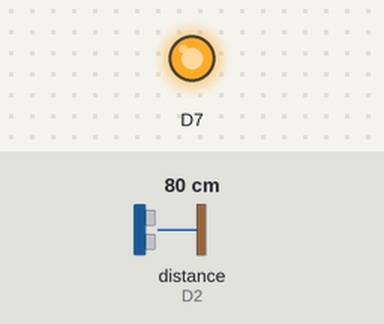
This sketch was run on a simulated ESP8266 (NodeMCU). On the bench: output pins drawn as LEDs (lit = HIGH). Wiring (inferred from the names in the program): ultrasonic range finder: trigger D1; echo D2. The test bench sets the inputs (shaded band); at power-on: distance to the obstacle (sensor on D2) 80 cm. The echo pulse lasts 58.3 µs per cm; WiFi joins after 1.5 s; servers stay silent unless stated; pins used as bus, display or sensor lines are not drawn; what the sketch prints to the serial monitor is not drawn.

Above: at 6.3 s.
At 13.0 s:
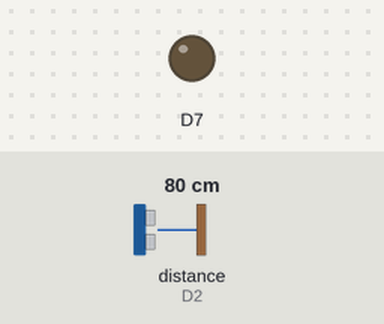
Timing chart, 0 to 19.4 s (numbered marks = the images above):
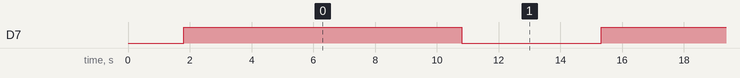

Measured:
- by itself, D7: alternates HIGH for 9.0 s and LOW for 4.5 s

The sketch:

ultr_with_notifi.ino
```cpp
#define BLYNK_PRINT Serial


#include <ESP8266WiFi.h>
#include <BlynkSimpleEsp8266.h>
#define TRIGGERPIN D1
#define ECHOPIN    D2
// You should get Auth Token in the Blynk App.
// Go to the Project Settings (nut icon).
char auth[] = " LYf8Re5MbIZaAWLdj4u_lJ5R2tde0x0K";

// Your WiFi credentials.
// Set password to "" for open networks.
char ssid[] = "Redmi";
char pass[] = "987654321";

WidgetLCD lcd(V1);

void setup()
{
  // Debug console
  Serial.begin(9600);
pinMode(TRIGGERPIN, OUTPUT);
  pinMode(ECHOPIN, INPUT);
  pinMode(13,OUTPUT);
  Blynk.begin(auth, ssid, pass);
  // You can also specify server:
  //Blynk.begin(auth, ssid, pass, "blynk-cloud.com", 8442);
  //Blynk.begin(auth, ssid, pass, IPAddress(192,168,1,100), 8442);

  lcd.clear(); //Use it to clear the LCD Widget
  lcd.print(0, 0, "Distance in cm"); // use: (position X: 0-15, position Y: 0-1, "Message you want to print")
  // Please use timed events when LCD printintg in void loop to avoid sending too many commands
  // It will cause a FLOOD Error, and connection will be dropped

}

void loop()
{
  lcd.clear();
  lcd.print(0, 0, "Distance in cm"); // use: (position X: 0-15, position Y: 0-1, "Message you want to print")
  long duration, distance;
  digitalWrite(TRIGGERPIN, LOW);
  delayMicroseconds(3);

  digitalWrite(TRIGGERPIN, HIGH);
  delayMicroseconds(12);

  digitalWrite(TRIGGERPIN, LOW);
  duration = pulseIn(ECHOPIN, HIGH);
  distance = (duration/2) / 29.1;
  Serial.print(distance);
  Serial.println("Cm");
  lcd.print(7, 1, distance);
  if(distance>25)
  {
     Blynk.email("simhareddy334@gmail.com", "ESP8266 Alert", "distance exceeded 25cm");
    Blynk.notify("ESP8266 Alert = distance exceeded 25cm");
    digitalWrite(13, HIGH);
    delay(9000);
    digitalWrite(13, LOW);
    delay(1000);

  }

  Blynk.run();

  delay(3500);

}
```
